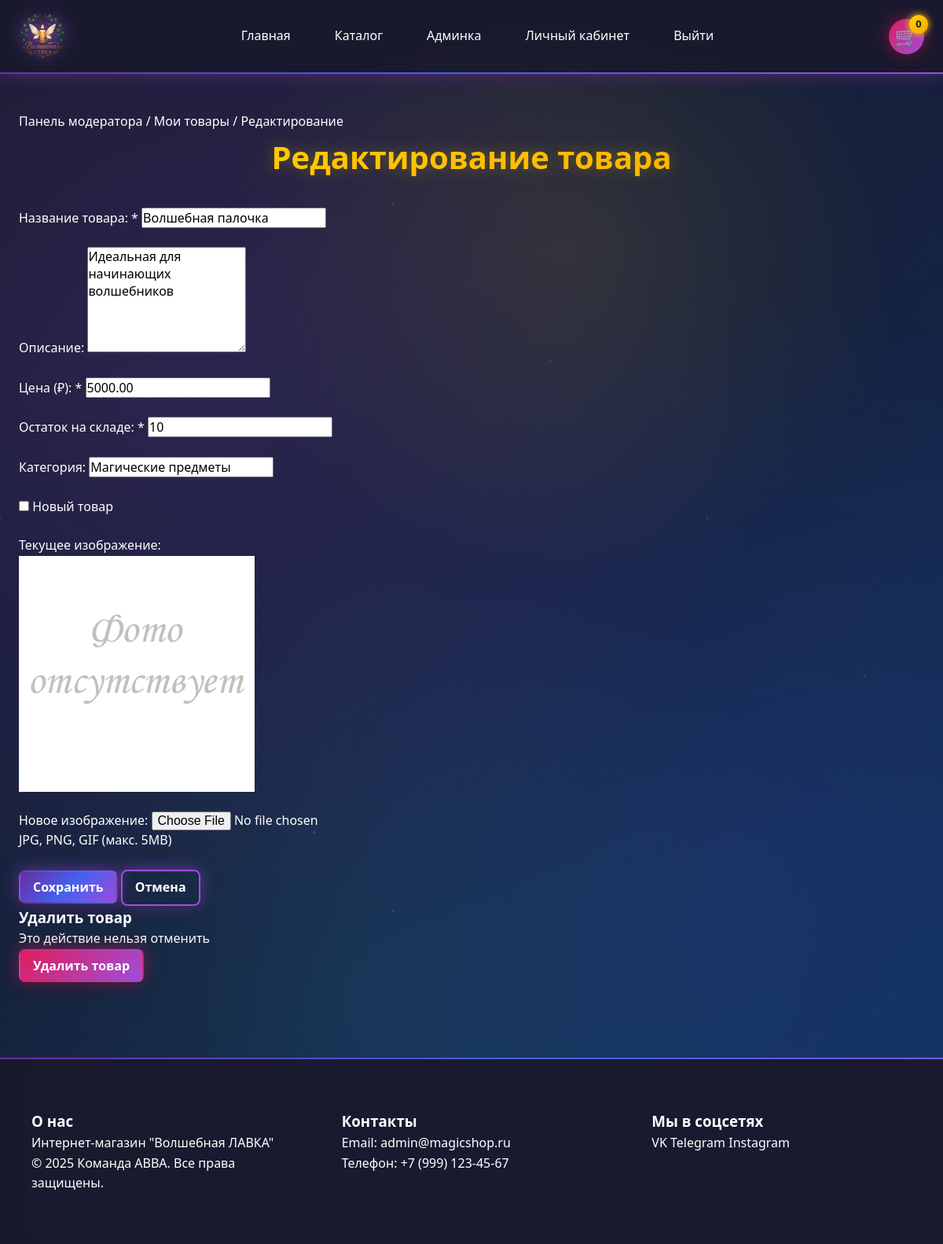
The page /moderator/edit_product_md.php?id=1 (signed in) on the database its author committed.
### tables this page shows
CREATE TABLE products (
    id INT PRIMARY KEY AUTO_INCREMENT,
    name VARCHAR(100) NOT NULL,
    description TEXT,
    price DECIMAL(10,2) NOT NULL,
    image VARCHAR(255),  
     
    category_id INT NOT NULL,
    stock INT DEFAULT 0,
    is_new BOOLEAN DEFAULT FALSE,
    active BOOLEAN DEFAULT TRUE,
    created_by INT,
    created_at TIMESTAMP DEFAULT CURRENT_TIMESTAMP,
    updated_at TIMESTAMP DEFAULT CURRENT_TIMESTAMP ON UPDATE CURRENT_TIMESTAMP,
    
     
    FOREIGN KEY (category_id) REFERENCES categories(id) ON DELETE RESTRICT,
    FOREIGN KEY (created_by) REFERENCES users(id) ON DELETE SET NULL,
    
     
    INDEX idx_products_category_id (category_id),
    INDEX idx_products_price (price),
    INDEX idx_products_active (active),
    INDEX idx_products_is_new (is_new),
    INDEX idx_products_created_by (created_by)
);

CREATE TABLE categories (
    id INT PRIMARY KEY AUTO_INCREMENT,
    name VARCHAR(50) UNIQUE NOT NULL,
    description TEXT,  
    created_at TIMESTAMP DEFAULT CURRENT_TIMESTAMP,
    
    INDEX idx_categories_name (name)
);

CREATE TABLE users (
    id INT PRIMARY KEY AUTO_INCREMENT,
    username VARCHAR(50) UNIQUE NOT NULL,
    password VARCHAR(255) NOT NULL,
    email VARCHAR(100) UNIQUE NOT NULL,
    first_name VARCHAR(50),
    last_name VARCHAR(50),
    middle_name VARCHAR(50),
    phone VARCHAR(20),
    zip_code VARCHAR(10),
    region VARCHAR(50),
    city VARCHAR(50),
    street VARCHAR(100),
    house VARCHAR(10),
    apartment VARCHAR(10),
    role ENUM('admin', 'moderator', 'customer') NOT NULL DEFAULT 'customer',
     
    last_login TIMESTAMP NULL DEFAULT NULL,
    failed_attempts INT DEFAULT 0,
    locked_until TIMESTAMP NULL DEFAULT NULL,
    created_at TIMESTAMP DEFAULT CURRENT_TIMESTAMP,
    
     
    INDEX idx_users_email (email),
    INDEX idx_users_username (username),
    INDEX idx_users_role (role)
);

### includes/functions.php (called while the page is built, shortened)
<?php
function getProductById($id) {
    global $conn;
    $stmt = $conn->prepare("SELECT p.*, c.name AS category_name FROM products p LEFT JOIN categories c ON p.category_id = c.id WHERE p.id = ?");
    $stmt->bind_param("i", $id);
    $stmt->execute();
    return $stmt->get_result()->fetch_assoc();
}
function getAdminContactInfo() {
    global $conn;
    $stmt = $conn->prepare("SELECT email, phone FROM users WHERE role = 'admin' LIMIT 1");
    $stmt->execute();
    return $stmt->get_result()->fetch_assoc();
}
function getProductImage($image_val) {
    $fallback = '/images/no_photo.png';
    $path = ltrim($image_val, '/');
    if (strpos($path, 'product/') === false) {
        $path = 'product/' . $path;
    }
    $full_server_path = __DIR__ . '/../images/' . $path;
    return $fallback;
}
?>

### includes/config.php (called while the page is built, shortened)
<?php
function sanitize($input) {
    return htmlspecialchars($input ?? '', ENT_QUOTES | ENT_HTML5, 'UTF-8');
}
function e($str) {
    return sanitize($str);
}

### moderator/edit_product_md.php (the view, shortened to what this page needs)
<?php
require_once __DIR__ . '/../includes/header.php';
$product_id = isset($_GET['id']) ? (int)$_GET['id'] : 0;
$product = getProductById($product_id);
?>
<section class="section">
    <div class="container">
        <nav class="breadcrumbs">
            <a href="index_md.php">Панель модератора</a>
            <span class="separator">/</span>
            <a href="products_md.php">Мои товары</a>
            <span class="separator">/</span>
            <span class="current">Редактирование</span>
        </nav>
        <h1 class="page-title">Редактирование товара</h1>
        <form method="POST" enctype="multipart/form-data" class="product-form">
            <div class="product-form-layout">
                <div class="product-form-main">
                    <div class="form-group">
                        <label for="name">Название товара: *</label>
                        <input type="text" id="name" name="name" required
                               value="<?php echo e($product['name']); ?>">
                    </div>
                    <div class="form-group">
                        <label for="description">Описание:</label>
                        <textarea id="description" name="description" rows="6"><?php echo e($product['description'] ?? ''); ?></textarea>
                    </div>
                    <div class="form-row">
                        <div class="form-group">
                            <label for="price">Цена (₽): *</label>
                            <input type="number" id="price" name="price" step="0.01" min="0.01" required
                                   value="<?php echo e($product['price']); ?>">
                        </div>
                        <div class="form-group">
                            <label for="stock">Остаток на складе: *</label>
                            <input type="number" id="stock" name="stock" min="0" required
                                   value="<?php echo e($product['stock']); ?>">
                        </div>
                    </div>
                    <div class="form-group">
                        <label for="category">Категория:</label>
                        <input type="text" id="category" name="category"
                               value="<?php echo e($product['category_name'] ?? ''); ?>"
                               list="categories-list">
                    </div>
                    <div class="form-group">
                        <label class="checkbox-label">
                            <input type="checkbox" name="is_new" <?php echo $product['is_new'] ? 'checked' : ''; ?>>
                            Новый товар
                        </label>
                    </div>
                </div>
                <div class="product-form-sidebar">
                    <div class="form-group">
                        <label>Текущее изображение:</label>
                        <?php if ($product['image']): ?>
                            <div class="current-image">
                                <img src="<?php echo getProductImage($product['image']); ?>" alt="<?php echo e($product['name']); ?>">
                            </div>
                        <?php else: ?>
                            <p class="form-hint">Изображение не загружено</p>
                        <?php endif; ?>
                    </div>
                    <div class="form-group">
                        <label for="image">Новое изображение:</label>
                        <input type="file" id="image" name="image" accept="image/*">
                        <p class="form-hint">JPG, PNG, GIF (макс. 5MB)</p>
                    </div>
                    <div class="form-actions">
                        <button type="submit" class="btn btn-primary btn-block">Сохранить</button>
                        <a href="products_md.php" class="btn btn-outline btn-block">Отмена</a>
                    </div>
                </div>
            </div>
        </form>
        <div class="delete-product-section">
            <h3>Удалить товар</h3>
            <p>Это действие нельзя отменить</p>
            <form method="POST" action="products_md.php" onsubmit="return confirm('Вы уверены, что хотите удалить этот товар?');">
                <button type="submit" class="btn btn-danger">Удалить товар</button>
            </form>
        </div>
    </div>
</section>
<?php require_once __DIR__ . '/../includes/footer.php'; ?>

### includes/footer.php (shortened to what this page needs)
<?php
$admin_info = getAdminContactInfo();
?>
</main>
<footer>
<div class="footer-content">
    <div class="footer-section">
        <h3>О нас</h3>
        <p>Интернет-магазин "Волшебная ЛАВКА"</p>
        <p>&copy; 2025 Команда АВВА. Все права защищены.</p>
    </div>
    <div class="footer-section">
        <h3>Контакты</h3>
        <p>Email: <?php echo isset($admin_info['email']) && $admin_info['email'] !== '' ? sanitize($admin_info['email']) : 'info@magicshop.ru'; ?></p>
        <p>Телефон: <?php echo isset($admin_info['phone']) && $admin_info['phone'] !== '' ? sanitize($admin_info['phone']) : '+7 (999) 123-45-67'; ?></p>
    </div>
    <div class="footer-section">
        <h3>Мы в соцсетях</h3>
        <div class="social-links">
            <a href="#" class="social-link">VK</a>
            <a href="#" class="social-link">Telegram</a>
            <a href="#" class="social-link">Instagram</a>
        </div>
    </div>
</div>
</footer>
</body>
</html>

### rows shown on the page
products: name "Волшебная палочка", description "Идеальная для начинающих волшебников", price "5000.00", stock "10", category "Магические предметы"
users: email "admin@magicshop.ru"

### other values the page prints
getBasketCount() "0"
